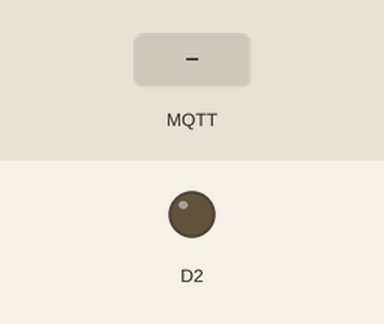
This sketch was run on a simulated ESP8266 (NodeMCU). Shown: output pins drawn as LEDs (lit = HIGH). Inputs (shaded band) come from the test bench. WiFi joins after 1.5 s; servers stay silent unless stated; no MQTT or app messages arrive unless stated; what the sketch prints to the serial monitor is not drawn.

Above: at 2.7 s.
2.8 s: MQTT message "off" arrives on the first subscribed topic
At 3.8 s:
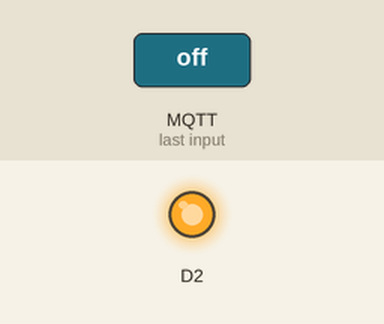
7.0 s: MQTT message "on" arrives on the first subscribed topic
At 8.1 s:
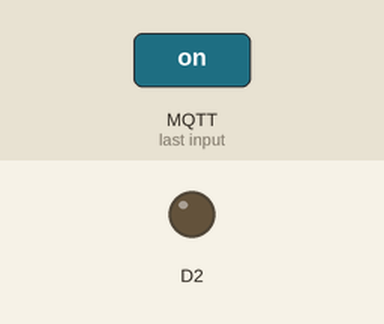
Timing chart, 0 to 10.0 s (numbered marks = the images above; inputs shaded):
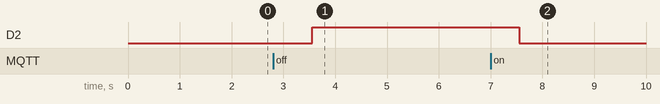

Measured:
- after the input at 2.8 s, D2: LOW → HIGH after 0.75 s
- after the input at 7.0 s, D2: HIGH → LOW after 0.56 s

The sketch:

iot-receive-command-for-light-onoff.ino
```cpp
/* Sketch to receive message from MQTT Broker on Cloud */

#include <ESP8266WiFi.h>
#include <PubSubClient.h>

// Update these with values suitable for your network.
const char* ssid        = "your-hotspot-name";
const char* password    = "your-hotspot-psswd";
const char* mqtt_server = "your-mqtt-server-ip-addess";
int         mqtt_port   = 1883; // default mosquitto mqtt server port

WiFiClient wifiClient;
PubSubClient mqttClient(wifiClient);

// declare other variables, PINs, etc
/*

 */

void setup() {
  pinMode(D2, OUTPUT);
  Serial.begin(115200);
  setupWifi();       // setup WiFi connection
  setupMqtt();       // setup mqtt connection
}

void setupWifi() {
  WiFi.begin(ssid, password);
  while (WiFi.status() != WL_CONNECTED) {delay(500); Serial.print(".");}
}

void setupMqtt() {
  mqttClient.setServer(mqtt_server, mqtt_port);
  // invoke "callback()" function when there is an incoming message
  mqttClient.setCallback(callback);
}

void reconnect() {
   while (!mqttClient.connected()) {
      String clientId = String(ESP.getChipId());
      if (mqttClient.connect(clientId.c_str())) {Serial.println("connected");}
      // subscribe to an MQTT topic
      mqttClient.subscribe("light");
  }
}

void loop() {
  if (!mqttClient.connected()) {reconnect();}
  mqttClient.loop();
  String msg = "Test Message - Talking to MQTT";
  mqttClient.publish("outTopic", msg.c_str());
  delay(2000);
}

void callback(char* topic, byte* payload, unsigned int length) {
  Serial.print("Message arrived [");
  Serial.print(topic);
  Serial.print("] ");
  for (int i = 0; i < length; i++) {Serial.print((char)payload[i]);}
  Serial.println();

  payload[length] = '\0'; // terminate the incoming list of charas as a String

  // act on the incoming command
  if(strcmp(((char *)payload), "on") == 0)  {digitalWrite(D2,LOW);}
  else if(strcmp(((char*)payload),"off") == 0){digitalWrite(D2,HIGH);}
  else{Serial.println("Unexpected message");}
}
```
